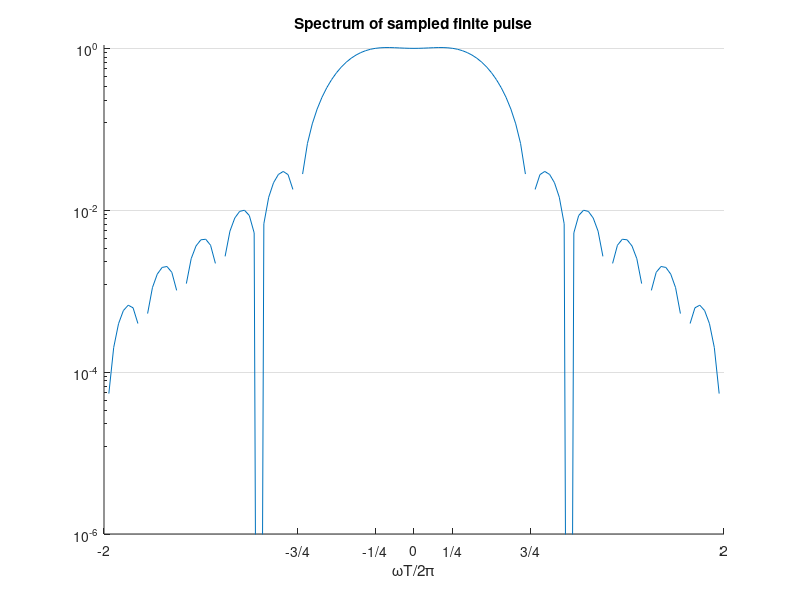
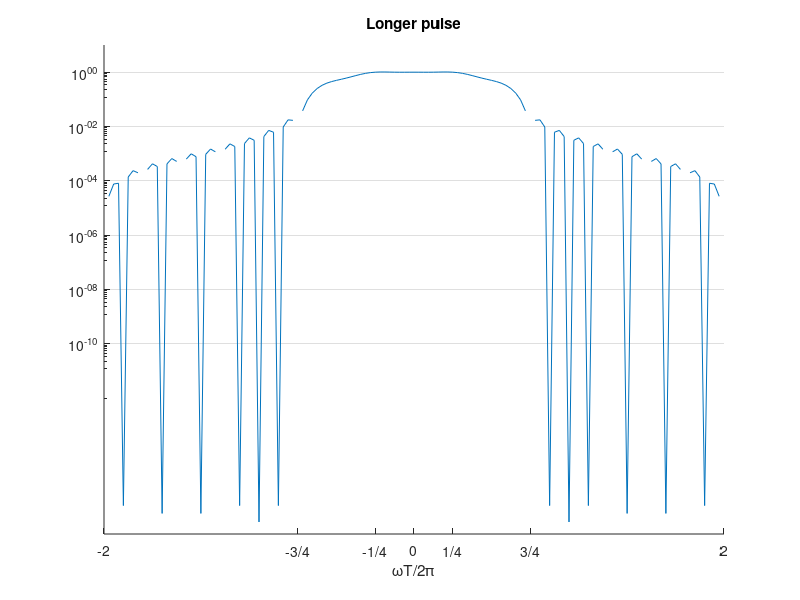

MATLAB code for these plots, in order: (Note: this script raises an error after producing the figures.)
clear
clf reset
cla reset
set(0,'DefaultFigureColor','w');
set(0,'DefaultFigurePaperType','A4');

% Example 3.12
% Oversampled, bandlimited pulse
T=1;
m=4;   %Oversampling factor
K=4;   %Length(/T) of time pulse
% Pulse in frequency domain:
Ts=T/m;
N=K*m;
G=[1 1 .5 zeros(1,N-5) .5 1];
f=-N/2*Ts:Ts:(N/2-1)*Ts;
plot(f,fftshift(G),'--')
hold on
stem(f,fftshift(G))
set(gca,'Box','Off');
set(gca,'Xtick',[-2 -3/4 -1/4 0 1/4 3/4 2]);
set(gca,'XtickLabel','-2|-3/4|-1/4|0|1/4|3/4|2');
xlabel('\omegaT/2\pi');
set(gca,'Ytick',[0 1/2]);
text(-2.25,1,'G');
text(-1.25,0.5,'K = 4');
set(gca,'PlotBoxAspectRatio',[1 0.5 1]);
hold off
% Print resultatet i EPS-format
%print -deps2 F_Ex3_12_1.eps
pause
% real is used to remove negliglible imaginary parts
% ifft scaled as in (2.3)
g=fftshift(real(ifft(G)/Ts));
% Completely symmetric pulse:
g=[g(1)/2 g(2:end) g(1)/2];
t=-N/2*Ts:Ts:(N/2)*Ts;
stem(t,g)
set(gca,'Box','Off');
xlabel('t/T');
text(-1.8,0.8,'m = 4, T_S = T/4');
Etime=sum(g.^2)*Ts
Efreq=sum(G.^2)/Ts/N
% Print resultatet i EPS-format
%print -deps2 F_Ex3_11_2.eps
pause
% Sidelobes of the designed filter
% Transfer function of filter with frequency resolution 1/(32T):
g_T=fftshift([zeros(1,56) g zeros(1,55)]);
% fft scaled as in (2.3)
G_T=abs(fft(g_T)*Ts);
semilogy([-2:1/32:63/32],fftshift(G_T));
set(gca,'Box','Off');
set(gca,'Ygrid','on');
set(gca,'YLim',[1e-6 1.1]);
set(gca,'YTick',[1e-6,1e-4,1e-2,1]);
set(gca,'Xtick',[-2 -3/4 -1/4 0 1/4 3/4 2]);
set(gca,'XtickLabel','-2|-3/4|-1/4|0|1/4|3/4|2');
xlabel('\omegaT/2\pi');
title('Spectrum of sampled finite pulse');
% Print resultatet i EPS-format til
%print -deps2 F_Ex3_12_3.eps
pause

figure
% A higher oversampling is obtained by increasing the length of G
mH=8;   %Oversampling factor
NH=K*mH;
Tsh=T/mH;
GH=[1 1 .5 zeros(1,NH-5) .5 1];
gh=fftshift(real(ifft(GH)/Tsh));
% Completely symmetric pulse:
gh=[gh(1)/2 gh(2:end) gh(1)/2];
t=-NH/2*Tsh:Tsh:NH/2*Tsh;
stem(t,gh)
set(gca,'Box','Off');
xlabel('t/T');
text(-1.8,0.8,'m = 8, T_S = T/8');
title('Higher sampling rate');
% Print resultatet i EPS-format
%print -deps2 F_Ex3_12_4.eps
pause
% Transfer function of filter with frequency resolution 1/(32T):
gh_T=fftshift([zeros(1,48) gh zeros(1,47)]);
% fft scaled as in (2.3)
GH_T=abs(fft(gh_T)*Tsh);
semilogy([-4:1/16:127/32],fftshift(GH_T));
set(gca,'Box','Off');
set(gca,'Ygrid','on');
set(gca,'YTick',[1e-10,1e-8,1e-6,1e-4,1e-2,1]);
set(gca,'Xtick',[-2 -3/4 -1/4 0 1/4 3/4 2]);
set(gca,'XtickLabel','-2|-3/4|-1/4|0|1/4|3/4|2');
xlabel('\omegaT/2\pi');
title('Higher sampling rate');
% No improvement since length is unchanged
pause
% A longer part of the pulse implies another frequency step in G
% An improvement in sidelobes should be possible here
KL=8;   %Length(/T) of time pulse
NL=KL*m;
GL=[1 1 1 .75 .5 .25 zeros(1,NL-11) .25 .5 .75 1 1];
gl=fftshift(real(ifft(GL)/Ts));
gl=[gl(1)/2 gl(2:end) gl(1)/2];
t=-NL/2*Ts:Ts:NL/2*Ts;
stem(t,gl)
set(gca,'Box','Off');
xlabel('t/T');
text(-2.25,0.5,'K = 8');
title('Longer pulse');
% Print resultatet i EPS-format
%print -deps2 F_Ex3_12_5.eps
pause
% Transfer function of long filter with frequency resolution 1/(32T):
gl_T=fftshift([zeros(1,48) gl zeros(1,47)]);
% fft scaled as in (2.3)
GL_T=abs(fft(gl_T)*Ts);
semilogy([-2:1/32:63/32],fftshift(GL_T));
set(gca,'Box','Off');
set(gca,'Ygrid','on');
set(gca,'YTick',[1e-10,1e-8,1e-6,1e-4,1e-2,1]);
set(gca,'Xtick',[-2 -3/4 -1/4 0 1/4 3/4 2]);
set(gca,'XtickLabel','-2|-3/4|-1/4|0|1/4|3/4|2');
xlabel('\omegaT/2\pi');
title('Longer pulse');
% Not shown in Lecture notes
% Small improvement seen (best close to +-2 freq)
pause
%
% Transfer function of quantized filter with frequency resolution 1/(32T):
M=1024;  %# steps in uniform quantization of -1 to +1
gq=quant(g,2/M);
g_T=fftshift([zeros(1,56) gq zeros(1,55)]);
% fft scaled as in (2.3)
G_T=abs(fft(g_T)*Ts);
semilogy([-2:1/32:63/32],fftshift(G_T),'r--');
set(gca,'Box','Off');
set(gca,'Ygrid','on');
set(gca,'YLim',[1e-6 1.1]);
set(gca,'YTick',[1e-6,1e-4,1e-2,1]);
set(gca,'Xtick',[-2 -3/4 -1/4 0 1/4 3/4 2]);
set(gca,'XtickLabel','-2|-3/4|-1/4|0|1/4|3/4|2');
xlabel('\omegaT/2\pi');
M=128;  %# steps in uniform quantization of -1 to +1
gq=quant(g,2/M);
g_T=fftshift([zeros(1,56) gq zeros(1,55)]);
% fft scaled as in (2.3)
G_T=abs(fft(g_T)*Ts);
hold on
plot([-2:1/32:63/32],fftshift(G_T),'b');
hold off
legend('10 bits','7 bits');
title('Quantization of coefficients');
% Print resultatet i EPS-format til
%print -deps2 F_Ex3_12_6.eps